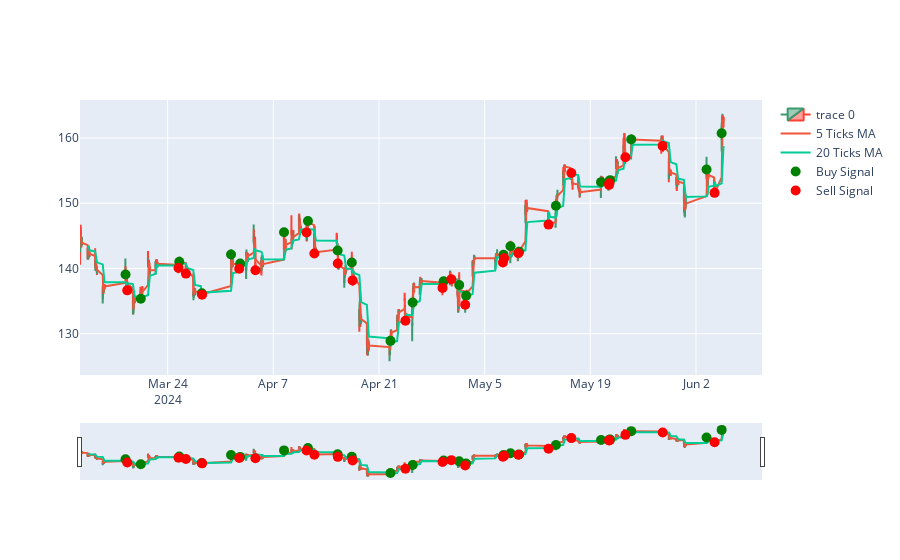

The notebook cell this image was saved under:
### Code cell
# calculate profit and loss

tsm_data['buy_price'] = np.where(tsm_data['signal'] == 1, tsm_data['Close'], np.nan)
tsm_data['sell_price'] = np.where(tsm_data['signal'] == -1, tsm_data['Close'], np.nan)

tsm_data['buy_price'] = tsm_data['buy_price'].ffill()
tsm_data['sell_price'] = tsm_data['sell_price'].ffill()

tsm_data['PnL'] = tsm_data['sell_price'] - tsm_data['buy_price']

print(tsm_data['PnL'].sum())

# plot the profit and loss

fig = go.Figure(data=[go.Candlestick(x=tsm_data.index,
                open=tsm_data['Open'],
                high=tsm_data['High'],
                low=tsm_data['Low'],
                close=tsm_data['Close'])])

fig.add_trace(go.Scatter(x=tsm_data.index, y=tsm_data['Close'].rolling(window=5).mean(), name='5 Ticks MA'))
fig.add_trace(go.Scatter(x=tsm_data.index, y=tsm_data['Close'].rolling(window=20).mean(), name='20 Ticks MA'))

buy_signals = tsm_data[tsm_data['signal'] == 1]
sell_signals = tsm_data[tsm_data['signal'] == -1]

fig.add_trace(go.Scatter(x=buy_signals.index, y=buy_signals['Close'], mode='markers', marker=dict(color='green', size=10), name='Buy Signal'))
fig.add_trace(go.Scatter(x=sell_signals.index, y=sell_signals['Close'], mode='markers', marker=dict(color='red', size=10), name='Sell Signal'))

fig.show()

### Figure 1 — Plotly figure (JSON) as saved in the notebook; plotly's stock layout.template omitted (floating-point values rounded to 4 significant figures; data arrays with more than 128 entries replaced by an {"elided": "..."} marker saying what was removed)
{"data": [{"close": {"elided": "780 float values"}, "high": {"elided": "780 float values"}, "low": {"elided": "780 float values"}, "open": {"elided": "780 float values"}, "type": "candlestick", "x": {"elided": "780 str values"}}, {"name": "5 Ticks MA", "type": "scatter", "x": {"elided": "780 str values"}, "y": {"elided": "780 float values"}}, {"name": "20 Ticks MA", "type": "scatter", "x": {"elided": "780 str values"}, "y": {"elided": "780 float values"}}, {"marker": {"color": "green", "size": 10}, "mode": "markers", "name": "Buy Signal", "type": "scatter", "x": ["2024-03-18T10:00:00-04:00", "2024-03-20T10:30:00-04:00", "2024-03-25T13:00:00-04:00", "2024-03-28T12:30:00-04:00", "2024-04-01T09:30:00-04:00", "2024-04-02T14:30:00-04:00", "2024-04-08T10:00:00-04:00", "2024-04-11T14:00:00-04:00", "2024-04-15T12:30:00-04:00", "2024-04-17T09:30:00-04:00", "2024-04-22T12:30:00-04:00", "2024-04-25T11:00:00-04:00", "2024-04-29T13:30:00-04:00", "2024-05-01T15:00:00-04:00", "2024-05-02T13:00:00-04:00", "2024-05-07T12:00:00-04:00", "2024-05-08T10:00:00-04:00", "2024-05-09T13:30:00-04:00", "2024-05-14T10:30:00-04:00", "2024-05-20T10:00:00-04:00", "2024-05-21T12:00:00-04:00", "2024-05-21T15:00:00-04:00", "2024-05-24T10:00:00-04:00", "2024-06-03T09:30:00-04:00", "2024-06-05T09:30:00-04:00"], "y": [139.1, 135.4, 141.0, 136.2, 142.2, 140.8, 145.6, 147.3, 142.8, 140.9, 128.9, 134.8, 138.1, 137.5, 135.8, 142.1, 143.4, 142.6, 149.6, 153.2, 153.4, 153.6, 159.8, 155.2, 160.7]}, {"marker": {"color": "red", "size": 10}, "mode": "markers", "name": "Sell Signal", "type": "scatter", "x": ["2024-03-18T15:30:00-04:00", "2024-03-25T10:30:00-04:00", "2024-03-26T10:00:00-04:00", "2024-03-28T13:30:00-04:00", "2024-04-02T11:30:00-04:00", "2024-04-04T15:00:00-04:00", "2024-04-11T09:30:00-04:00", "2024-04-12T10:30:00-04:00", "2024-04-15T13:00:00-04:00", "2024-04-17T12:00:00-04:00", "2024-04-24T12:00:00-04:00", "2024-04-29T10:00:00-04:00", "2024-04-30T14:00:00-04:00", "2024-05-02T10:00:00-04:00", "2024-05-07T10:00:00-04:00", "2024-05-07T14:00:00-04:00", "2024-05-09T11:00:00-04:00", "2024-05-13T11:00:00-04:00", "2024-05-16T11:30:00-04:00", "2024-05-21T11:30:00-04:00", "2024-05-21T12:30:00-04:00", "2024-05-23T15:30:00-04:00", "2024-05-28T14:00:00-04:00", "2024-06-04T11:00:00-04:00"], "y": [136.6, 140.1, 139.2, 136.0, 140.0, 139.7, 145.5, 142.3, 140.8, 138.2, 132.0, 137.0, 138.4, 134.4, 140.9, 141.6, 142.4, 146.7, 154.6, 152.8, 153.1, 157.1, 158.8, 151.6]}], "layout": {}}
